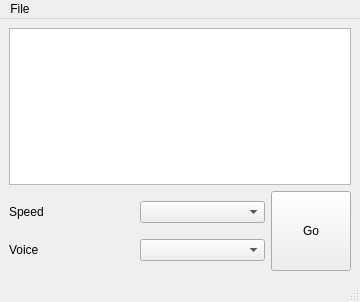
<?xml version="1.0" encoding="UTF-8"?>
<ui version="4.0">
 <class>MainWindow</class>
 <widget class="QMainWindow" name="MainWindow">
  <property name="geometry">
   <rect>
    <x>0</x>
    <y>0</y>
    <width>360</width>
    <height>302</height>
   </rect>
  </property>
  <property name="minimumSize">
   <size>
    <width>360</width>
    <height>302</height>
   </size>
  </property>
  <property name="maximumSize">
   <size>
    <width>360</width>
    <height>302</height>
   </size>
  </property>
  <property name="windowTitle">
   <string>MainWindow</string>
  </property>
  <widget class="QWidget" name="centralwidget">
   <layout class="QGridLayout" name="gridLayout_4">
    <item row="0" column="0">
     <layout class="QGridLayout" name="gridLayout_3">
      <item row="0" column="0">
       <widget class="QTextEdit" name="textEdit"/>
      </item>
      <item row="1" column="0">
       <layout class="QGridLayout" name="gridLayout_2">
        <item row="0" column="0">
         <layout class="QGridLayout" name="gridLayout">
          <item row="0" column="0">
           <layout class="QHBoxLayout" name="horizontalLayout_5">
            <item>
             <widget class="QLabel" name="labelSpeed">
              <property name="text">
               <string>Speed</string>
              </property>
             </widget>
            </item>
            <item>
             <widget class="QComboBox" name="comboBoxSpeed">
              <item>
               <property name="text">
                <string/>
               </property>
              </item>
              <item>
               <property name="text">
                <string>0.25x</string>
               </property>
              </item>
              <item>
               <property name="text">
                <string>0.5x</string>
               </property>
              </item>
              <item>
               <property name="text">
                <string>0.75x</string>
               </property>
              </item>
              <item>
               <property name="text">
                <string>1x</string>
               </property>
              </item>
              <item>
               <property name="text">
                <string>1.5x</string>
               </property>
              </item>
              <item>
               <property name="text">
                <string>2x</string>
               </property>
              </item>
              <item>
               <property name="text">
                <string>3x</string>
               </property>
              </item>
             </widget>
            </item>
           </layout>
          </item>
          <item row="1" column="0">
           <layout class="QHBoxLayout" name="horizontalLayout_4">
            <item>
             <widget class="QLabel" name="labelVoice">
              <property name="text">
               <string>Voice</string>
              </property>
             </widget>
            </item>
            <item>
             <widget class="QComboBox" name="comboBoxVoice">
              <item>
               <property name="text">
                <string/>
               </property>
              </item>
              <item>
               <property name="text">
                <string>Male</string>
               </property>
              </item>
              <item>
               <property name="text">
                <string>Female</string>
               </property>
              </item>
             </widget>
            </item>
           </layout>
          </item>
         </layout>
        </item>
        <item row="0" column="1">
         <widget class="QPushButton" name="pushButton">
          <property name="minimumSize">
           <size>
            <width>80</width>
            <height>80</height>
           </size>
          </property>
          <property name="maximumSize">
           <size>
            <width>80</width>
            <height>80</height>
           </size>
          </property>
          <property name="text">
           <string>Go</string>
          </property>
         </widget>
        </item>
       </layout>
      </item>
     </layout>
    </item>
   </layout>
  </widget>
  <widget class="QMenuBar" name="menubar">
   <property name="geometry">
    <rect>
     <x>0</x>
     <y>0</y>
     <width>360</width>
     <height>21</height>
    </rect>
   </property>
   <widget class="QMenu" name="menuFile">
    <property name="title">
     <string>File</string>
    </property>
    <addaction name="actionSave_2"/>
    <addaction name="actionQuit"/>
   </widget>
   <addaction name="menuFile"/>
  </widget>
  <widget class="QStatusBar" name="statusbar"/>
  <action name="actionSave_2">
   <property name="text">
    <string>Save</string>
   </property>
  </action>
  <action name="actionQuit">
   <property name="text">
    <string>Quit</string>
   </property>
  </action>
 </widget>
 <resources/>
 <connections/>
</ui>
